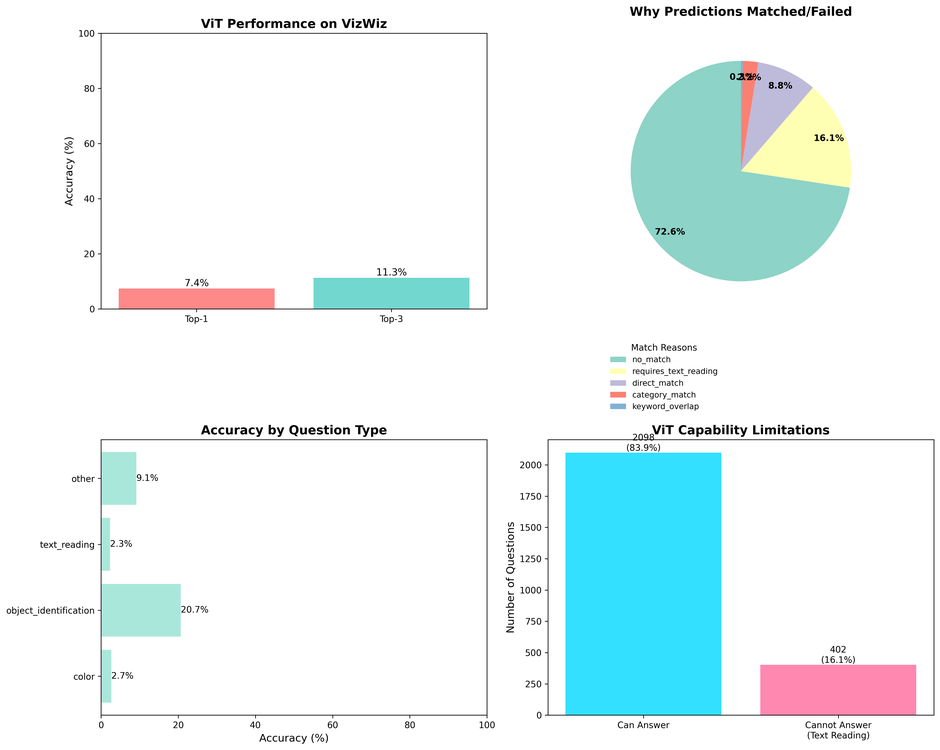
#> input picture vizwiz_vit_evaluation.png, 940 x 750 px, shrunk from 4467 x 3564 before the run
$ python quality_training.py ../vizwiz_vit_evaluation.png   (older library calls are emulated)
#> lines starting #> are read from the running program, lines starting #| are printed output that depends on the picture
"""
Image Quality Detection Utilities for VizWiz

Detects blur, darkness, poor contrast, and framing issues.
"""

import cv2
import numpy as np
from pathlib import Path


def detect_blur(image_path, threshold=100):
    """
    Detect if image is blurry using Laplacian variance.

    Args:
        image_path: Path to image
        threshold: Variance threshold (lower = more blurry)

    Returns:
        tuple: (is_blurry: bool, blur_score: float)
    """
    try:
        img = cv2.imread(str(image_path))
        if img is None:
            return False, 0.0

        gray = cv2.cvtColor(img, cv2.COLOR_BGR2GRAY)
        variance = cv2.Laplacian(gray, cv2.CV_64F).var()

        is_blurry = variance < threshold
        return is_blurry, variance
    except:
        return False, 0.0


def detect_darkness(image_path, threshold=50):
    """
    Detect if image is too dark.

    Args:
        image_path: Path to image
        threshold: Brightness threshold (0-255, lower = darker)

    Returns:
        tuple: (is_dark: bool, brightness: float)
    """
    try:
        img = cv2.imread(str(image_path))
        if img is None:
            return False, 0.0

        gray = cv2.cvtColor(img, cv2.COLOR_BGR2GRAY)
        mean_brightness = np.mean(gray)

        is_dark = mean_brightness < threshold
        return is_dark, mean_brightness
    except:
        return False, 0.0


def detect_low_contrast(image_path, threshold=30):
    """
    Detect if image has low contrast.

    Args:
        image_path: Path to image
        threshold: Contrast threshold (std dev of pixel values)

    Returns:
        tuple: (is_low_contrast: bool, contrast_score: float)
    """
    try:
        img = cv2.imread(str(image_path))
        if img is None:
            return False, 0.0

        gray = cv2.cvtColor(img, cv2.COLOR_BGR2GRAY)
        contrast = gray.std()

        is_low_contrast = contrast < threshold
        return is_low_contrast, contrast
    except:
        return False, 0.0


def detect_poor_framing(image_path, edge_threshold=0.1):
    """
    Detect poor framing (object cut off at edges).

    Uses edge detection at image borders to identify cut-off objects.

    Args:
        image_path: Path to image
        edge_threshold: Ratio of edge pixels to total border pixels

    Returns:
        tuple: (is_poor_framing: bool, edge_ratio: float)
    """
    try:
        img = cv2.imread(str(image_path))
        if img is None:
            return False, 0.0

        gray = cv2.cvtColor(img, cv2.COLOR_BGR2GRAY)

        edges = cv2.Canny(gray, 50, 150)

        h, w = edges.shape
        border_width = 10  # pixels

        top = edges[:border_width, :]
        bottom = edges[-border_width:, :]
        left = edges[:, :border_width]
        right = edges[:, -border_width:]

        border_edges = np.sum([
            np.sum(top > 0),
            np.sum(bottom > 0),
            np.sum(left > 0),
            np.sum(right > 0)
        ])

        total_border = 2 * border_width * (h + w)

        edge_ratio = border_edges / total_border if total_border > 0 else 0.0

        is_poor_framing = edge_ratio > edge_threshold
        return is_poor_framing, edge_ratio

    except:
        return False, 0.0


def detect_overexposure(image_path, threshold=200, ratio=0.3):
    """
    Detect if image is overexposed (too bright/washed out).

    Args:
        image_path: Path to image
        threshold: Brightness threshold for overexposure
        ratio: Minimum ratio of bright pixels

    Returns:
        tuple: (is_overexposed: bool, bright_ratio: float)
    """
    try:
        img = cv2.imread(str(image_path))
        if img is None:
            return False, 0.0

        gray = cv2.cvtColor(img, cv2.COLOR_BGR2GRAY)

        # Count very bright pixels
        bright_pixels = np.sum(gray > threshold)
        total_pixels = gray.size

        bright_ratio = bright_pixels / total_pixels

        is_overexposed = bright_ratio > ratio
        return is_overexposed, bright_ratio

    except:
        return False, 0.0


def get_comprehensive_quality_label(image_path):
    """
    Get comprehensive quality assessment and assign label.

    Labels:
        0: Good quality
        1: Blurry
        2: Dark/Underexposed
        3: Poor framing
        4: Low contrast
        5: Overexposed
        6: Multiple issues (2+ problems)

    Args:
        image_path: Path to image

    Returns:
        tuple: (label: int, details: dict)
    """
    is_blurry, blur_score = detect_blur(image_path, threshold=100)
#> in detect_blur, img is the input picture: shape (750, 940, 3); mean B, G, R 246.1, 245, 232.9
#> in detect_blur, `gray = cv2.cvtColor(img, cv2.COLOR_BGR2GRAY)`:
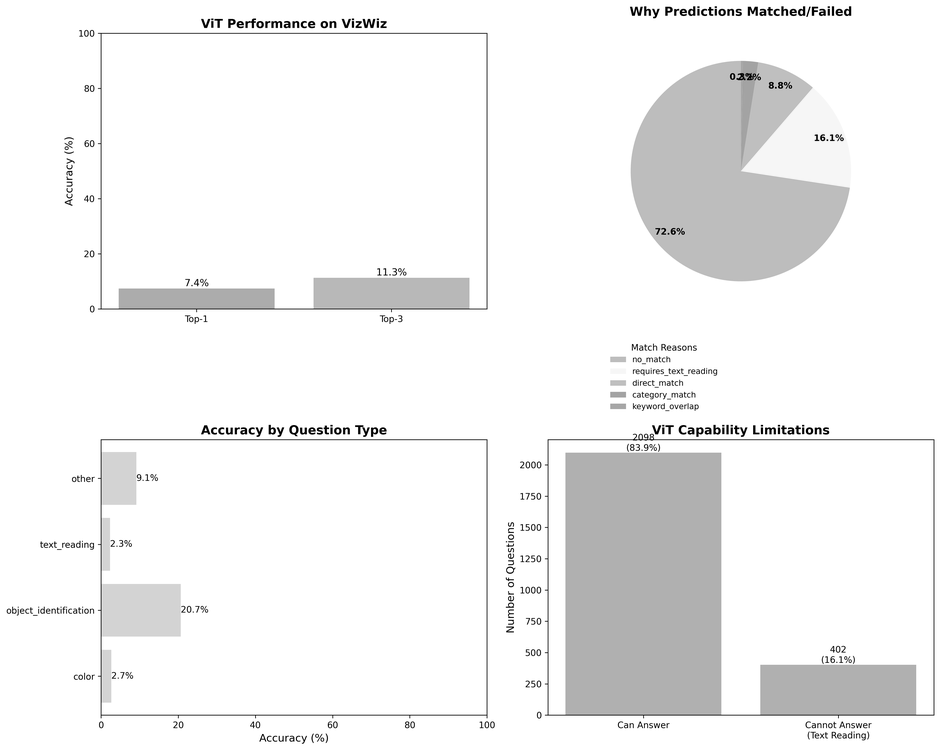
#> gray: shape (750, 940); min 0, max 255, mean 241.5
#> in detect_blur, `variance = cv2.Laplacian(gray, cv2.CV_64F).var()`: variance = 1864.2
#> in detect_blur, `is_blurry = variance < threshold`: is_blurry = False
#> is_blurry = False; blur_score = 1864.2
    is_dark, brightness = detect_darkness(image_path, threshold=50)
#> in detect_darkness, `mean_brightness = np.mean(gray)`: mean_brightness = 241.5
#> in detect_darkness, `is_dark = mean_brightness < threshold`: is_dark = False
#> is_dark = False; brightness = 241.5
    is_low_contrast, contrast = detect_low_contrast(image_path, threshold=30)
#> in detect_low_contrast, `contrast = gray.std()`: contrast = 33.11
#> in detect_low_contrast, `is_low_contrast = contrast < threshold`: is_low_contrast = False
#> is_low_contrast = False; contrast = 33.11
    is_poor_frame, frame_score = detect_poor_framing(image_path, edge_threshold=0.15)
#> in detect_poor_framing, `edges = cv2.Canny(gray, 50, 150)`:
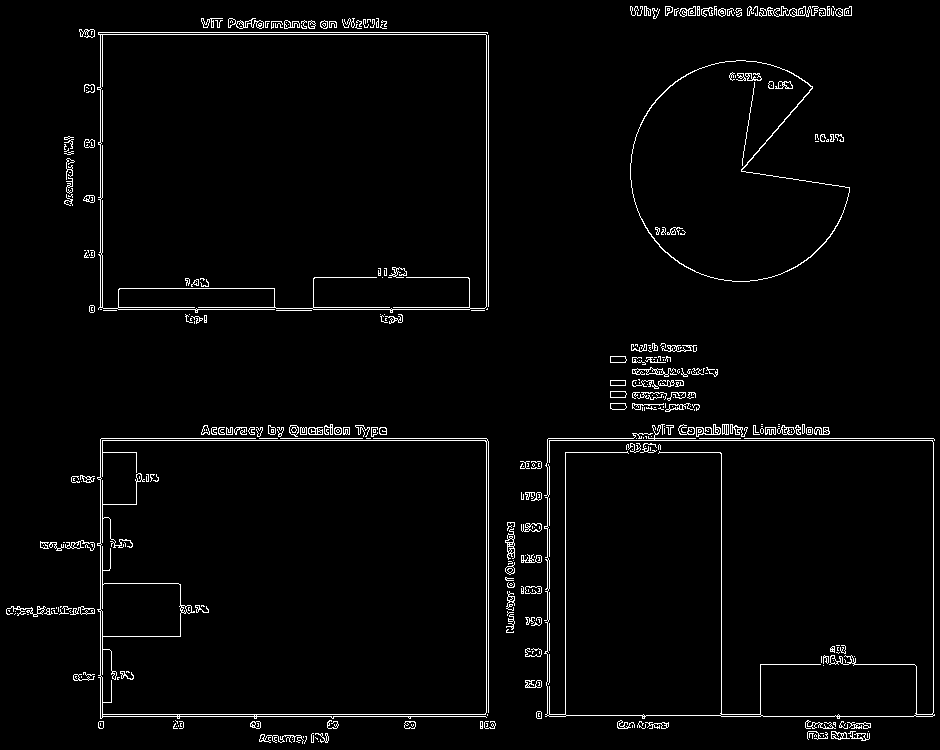
#> edges: shape (750, 940); 2.7% white in thin lines or dots
#> in detect_poor_framing, `border_edges = np.sum([ np.sum(top > 0), np.sum(bottom > 0), np.sum(le..`: border_edges = 676
#> in detect_poor_framing, `edge_ratio = border_edges / total_border if total_border > 0 else 0.0`: edge_ratio = 0.02
#> in detect_poor_framing, `is_poor_framing = edge_ratio > edge_threshold`: is_poor_framing = False
#> is_poor_frame = False; frame_score = 0.02
    is_overexposed, bright_ratio = detect_overexposure(image_path, threshold=200, ratio=0.3)
#> in detect_overexposure, `bright_pixels = np.sum(gray > threshold)`: bright_pixels = 600953
#> in detect_overexposure, `bright_ratio = bright_pixels / total_pixels`: bright_ratio = 0.852
#> in detect_overexposure, `is_overexposed = bright_ratio > ratio`: is_overexposed = True
#> is_overexposed = True; bright_ratio = 0.852

    issues = [is_blurry, is_dark, is_low_contrast, is_poor_frame, is_overexposed]
#> issues = [False, False, False, False, True]
    num_issues = sum(issues)
#> num_issues = 1

    details = {
        'blur_score': blur_score,
        'brightness': brightness,
        'contrast': contrast,
        'frame_score': frame_score,
        'bright_ratio': bright_ratio,
        'is_blurry': is_blurry,
        'is_dark': is_dark,
        'is_low_contrast': is_low_contrast,
        'is_poor_frame': is_poor_frame,
        'is_overexposed': is_overexposed,
        'num_issues': num_issues
    }

    if num_issues >= 2:
        label = 6  # Multiple issues
    elif is_blurry:
        label = 1  # Blurry
    elif is_dark:
        label = 2  # Dark
    elif is_poor_frame:
        label = 3  # Poor framing
    elif is_low_contrast:
        label = 4  # Low contrast
    elif is_overexposed:
        label = 5  # Overexposed
    else:
        label = 0  # Good quality

    return label, details


def get_simple_quality_label(image_path):
    """
    Simplified 3-class quality assessment.

    Labels:
        0: Good quality
        1: Poor quality (single issue)
        2: Very poor quality (multiple issues)

    Args:
        image_path: Path to image

    Returns:
        tuple: (label: int, details: dict)
    """
    label, details = get_comprehensive_quality_label(image_path)

    if details['num_issues'] >= 2:
        simple_label = 2  # Very poor
    elif details['num_issues'] == 1:
        simple_label = 1  # Poor
    else:
        simple_label = 0  # Good

    return simple_label, details


if __name__ == "__main__":
    import sys

    if len(sys.argv) > 1:
        image_path = sys.argv[1]

        print(f"Analyzing: {image_path}")
        print("="*60)

        label, details = get_comprehensive_quality_label(image_path)
#> label = 5; details = 11 items

        label_names = {
            0: "Good quality",
            1: "Blurry",
            2: "Dark/Underexposed",
            3: "Poor framing",
            4: "Low contrast",
            5: "Overexposed",
            6: "Multiple issues"
        }

        print(f"Label: {label} - {label_names[label]}")
#| Label: 5 - Overexposed
        print(f"\nDetailed metrics:")
        print(f"  Blur score: {details['blur_score']:.2f} (blurry: {details['is_blurry']})")
#|   Blur score: 1864.18 (blurry: False)
        print(f"  Brightness: {details['brightness']:.2f} (dark: {details['is_dark']})")
#|   Brightness: 241.55 (dark: False)
        print(f"  Contrast: {details['contrast']:.2f} (low: {details['is_low_contrast']})")
#|   Contrast: 33.11 (low: False)
        print(f"  Frame score: {details['frame_score']:.3f} (poor: {details['is_poor_frame']})")
#|   Frame score: 0.020 (poor: False)
        print(f"  Bright ratio: {details['bright_ratio']:.3f} (overexposed: {details['is_overexposed']})")
#|   Bright ratio: 0.852 (overexposed: True)
        print(f"  Total issues: {details['num_issues']}")
#|   Total issues: 1
    else:
        print("Usage: python quality_detection.py <image_path>")
